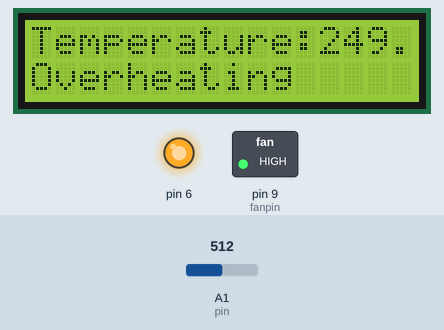
The sketch below on a simulated Arduino Uno, built with avr-gcc and run on an emulated ATmega328P. Parts: 16×2 character LCD, switched loads named in the sketch (green lamp = pin HIGH), output pins drawn as LEDs (lit = HIGH). Inputs (shaded band) come from the test bench; at power-on: A1 (pin) = 512.

Above: at 1.2 s.
1.3 s: A1 (pin) set to 165
At 2.6 s:
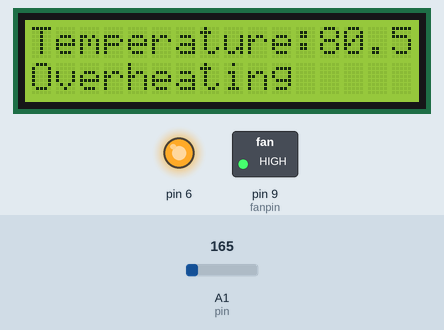
2.9 s: A1 (pin) set to 145
At 4.2 s:
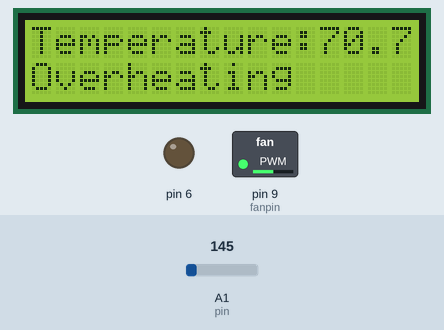
4.5 s: A1 (pin) set to 113
At 5.8 s:
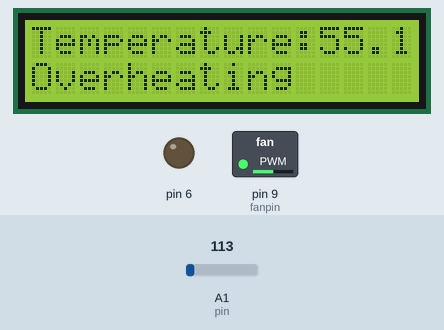
6.1 s: A1 (pin) set to 95
At 7.4 s:
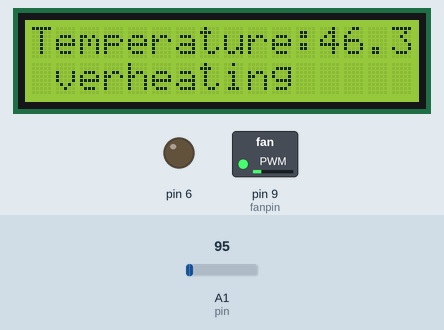
7.7 s: A1 (pin) set to 306
At 9.0 s:
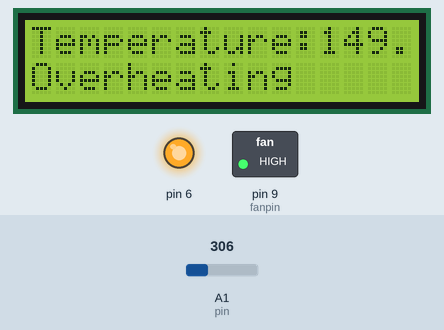
9.3 s: A1 (pin) set to 40
At 10.7 s:
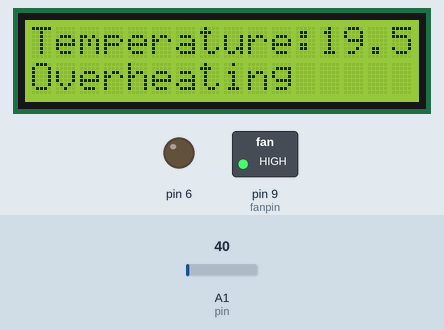
Timing chart, 0 to 12.0 s (numbered marks = the images above; inputs shaded):
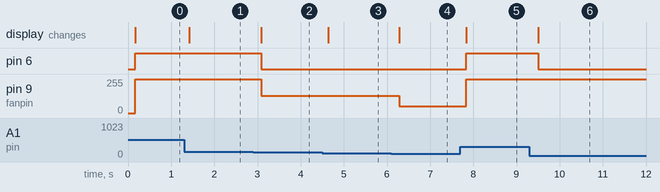

The sketch:

lcd01.ino
```cpp
#include <LiquidCrystal.h>

#define fanpin 9

const int pin=A1;
const int rs = 12, en = 11, d4 = 5, d5 = 4, d6 = 3, d7 = 2;
LiquidCrystal lcd(rs,en,d4,d5,d6,d7);

void setup()
{
  lcd.begin(16,2);
  }

void loop()
{ int temp_val=analogRead(pin);
  float temp=temp_val*0.488;
 delay(100);
  if (temp<25)
  {lcd.setCursor(0,0);
    lcd.print("Temperature:");

  lcd.print(temp);
  lcd.setCursor(0,1);
lcd.print("");
  analogWrite(6,0);


  }

else if(temp>=25 && temp<50)
{lcd.setCursor(0,0);
  lcd.print("Temperature:");
  lcd.print(temp);
  lcd.setCursor(0,1);
lcd.print(" ");
 analogWrite(fanpin,51);
 analogWrite(6,0);

  }
else if(temp>=50 && temp<75)
{lcd.setCursor(0,0);
  lcd.print("Temperature:");
lcd.print(temp);
lcd.setCursor(0,1);
lcd.print("");
analogWrite(fanpin,128);
analogWrite(6,0);
}

else if(temp>=75)
{lcd.setCursor(0,0);
  lcd.print("Temperature:");
lcd.print(temp);
lcd.setCursor(0,1);
lcd.print("Overheating");
analogWrite(fanpin,255);
analogWrite(6,255);


}

else
;
}
```

Measured:
- the behaviour switches between 154 and 153 on A1 (pin) (found by bisection; images 1 and 2)
- the behaviour switches between 103 and 102 on A1 (pin) (found by bisection; images 3 and 4)
- after the input at 1.3 s, the display: changes after 0.12 s (image 1)
- after the input at 2.9 s, pin 6: HIGH → LOW after 0.19 s; pin 9 (fanpin): 255/255 → 128/255 after 0.19 s; the display: changes after 0.19 s (image 2)
- after the input at 4.5 s, the display: changes after 0.14 s (image 3)
- after the input at 6.1 s, pin 9 (fanpin): 128/255 → 51/255 after 0.18 s; the display: changes after 0.18 s (image 4)
- after the input at 7.7 s, pin 6: LOW → HIGH after 0.13 s; pin 9 (fanpin): 51/255 → 255/255 after 0.13 s; the display: changes after 0.13 s (image 5)
- after the input at 9.3 s, pin 6: HIGH → LOW after 0.21 s; the display: changes after 0.21 s (image 6)
